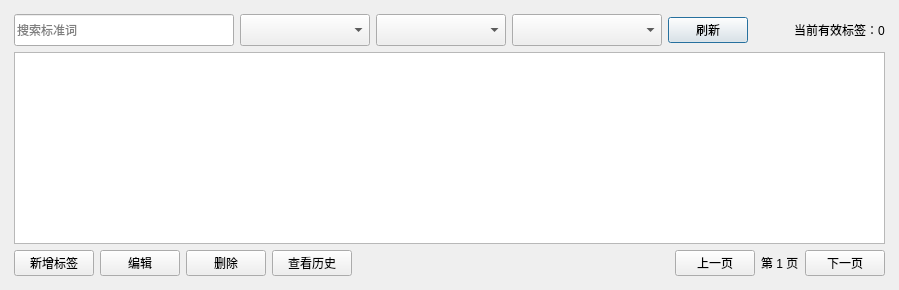
<?xml version="1.0" encoding="UTF-8"?>
<ui version="4.0">
 <class>TaggingLabelManagementDialog</class>
 <widget class="QDialog" name="TaggingLabelManagementDialog">
  <property name="windowTitle"><string>标签管理</string></property>
  <property name="modal"><bool>false</bool></property>
  <layout class="QVBoxLayout" name="taggingManagementRootLayout">
   <property name="leftMargin"><number>14</number></property><property name="topMargin"><number>14</number></property><property name="rightMargin"><number>14</number></property><property name="bottomMargin"><number>14</number></property>
   <item><layout class="QHBoxLayout" name="taggingManagementFilterLayout">
    <item><widget class="QLineEdit" name="searchLineEdit"><property name="minimumSize"><size><width>220</width><height>32</height></size></property><property name="placeholderText"><string>搜索标准词</string></property><property name="clearButtonEnabled"><bool>true</bool></property></widget></item>
    <item><widget class="QComboBox" name="categoryComboBox"><property name="minimumSize"><size><width>130</width><height>32</height></size></property></widget></item>
    <item><widget class="QComboBox" name="labelComboBox"><property name="minimumSize"><size><width>130</width><height>32</height></size></property></widget></item>
    <item><widget class="QComboBox" name="sourceComboBox"><property name="minimumSize"><size><width>150</width><height>32</height></size></property></widget></item>
    <item><widget class="QPushButton" name="refreshButton"><property name="text"><string>刷新</string></property></widget></item>
    <item><spacer name="taggingManagementFilterSpacer"><property name="orientation"><enum>Qt::Horizontal</enum></property><property name="sizeHint" stdset="0"><size><width>40</width><height>20</height></size></property></spacer></item>
    <item><widget class="QLabel" name="countLabel"><property name="text"><string>当前有效标签：0</string></property></widget></item>
   </layout></item>
   <item><widget class="QTableView" name="labelsTableView"><property name="alternatingRowColors"><bool>true</bool></property><property name="selectionBehavior"><enum>QAbstractItemView::SelectRows</enum></property><property name="selectionMode"><enum>QAbstractItemView::SingleSelection</enum></property><property name="sortingEnabled"><bool>false</bool></property></widget></item>
   <item><layout class="QHBoxLayout" name="taggingManagementFooterLayout">
    <item><widget class="QPushButton" name="addButton"><property name="text"><string>新增标签</string></property></widget></item>
    <item><widget class="QPushButton" name="editButton"><property name="text"><string>编辑</string></property></widget></item>
    <item><widget class="QPushButton" name="deleteButton"><property name="text"><string>删除</string></property></widget></item>
    <item><widget class="QPushButton" name="historyButton"><property name="text"><string>查看历史</string></property></widget></item>
    <item><spacer name="taggingManagementFooterSpacer"><property name="orientation"><enum>Qt::Horizontal</enum></property><property name="sizeHint" stdset="0"><size><width>40</width><height>20</height></size></property></spacer></item>
    <item><widget class="QPushButton" name="previousPageButton"><property name="text"><string>上一页</string></property></widget></item>
    <item><widget class="QLabel" name="pageLabel"><property name="text"><string>第 1 页</string></property></widget></item>
    <item><widget class="QPushButton" name="nextPageButton"><property name="text"><string>下一页</string></property></widget></item>
   </layout></item>
  </layout>
 </widget>
 <resources/><connections/>
</ui>
